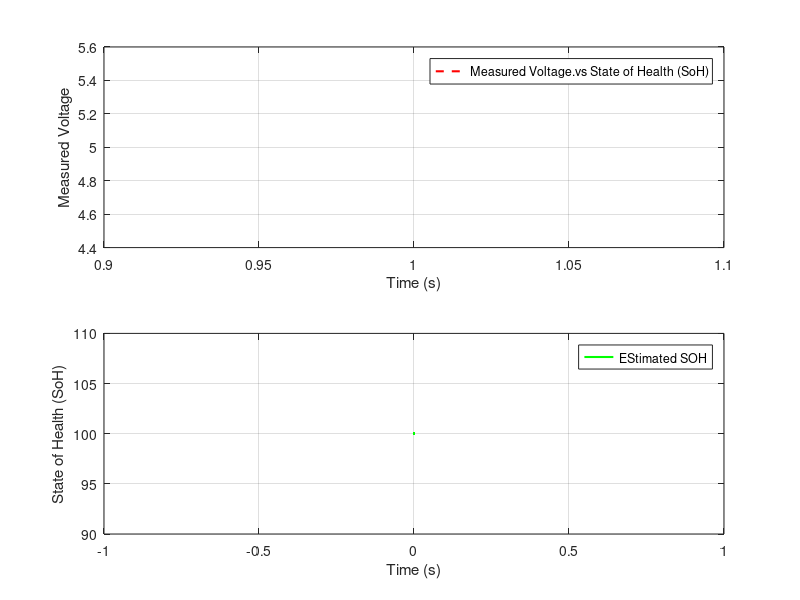

Here is the MATLAB script that generated this plot:
fprintf("*** By: GUIZENI Oumayma ***\n");
fprintf("*** Date: 04-06-2023 ***\n");
pause(3);

fprintf("\n");
% Request user input or use known parameters
R0 = 0.003; %Ω
R1 = 0.05; %Ω
C1 = 300; %F

Q = input('Enter the nominal capacity (Q) in Ah or press enter to use default: ');
if isempty(Q)
 Q = 5.2;
end

%Enter voltage and current
voltage = input('Enter the voltage measurement(s)[as a vector]or press enter to use default:');
current = input('Enter the current measurement(s)[as a vector]or press enter to use default:');
if isempty(voltage) && isempty(current)
    voltage = [37.1, 36.5, 35.9];
    current = [2.20, 2.98, 2.56];
end  
% Time vector (assuming constant sampling rate)
dt = 1;             % Sampling interval in seconds
time = (0:dt:(length(voltage)-1)*dt)';   % Create time vector

% Model-based SoH estimation
SoH = zeros(size(voltage));
SoH(1) = 100;         % Initial SoH assumed to be 100%

for k = 2:length(voltage)
    % State of Charge (SoC) estimation
    SoC = trapz(time(1:k), current(1:k)) / Q;
    
    % Predicted voltage from the Equivalent Circuit Model (ECM)
    voltage_model = voltage(k-1) - R0 * current(k) - (1 - SoH(k-1)) * (R1 * current(k) + (voltage(k-1) - R0 * current(k)) / C1);
    
    % SoH estimation
    SoH(k) = voltage(k) / voltage_model * SoH(k-1);
end
if any(SoH < 0) || any(SoH > 100)
    disp("This is incorrect.please try again")
else
% Display SoH results
disp(['State of Health (SoH)= ', num2str(SoH(end)),'%']);

%Plotting results
figure;
subplot(2,1,1);
plot(voltage,'r--', 'LineWidth', 1.5);
xlabel('Time (s)');
ylabel('Measured Voltage');
legend('Measured Voltage.vs State of Health (SoH)');
grid on;

subplot(2,1,2);
plot(time, SoH, 'g', 'LineWidth', 1.5);
xlabel('Time (s)');
ylabel('State of Health (SoH)');
legend('EStimated SOH');
grid on;

% Save the graph as PNG
print -dpng soh_graph_with_model_method.png;
end